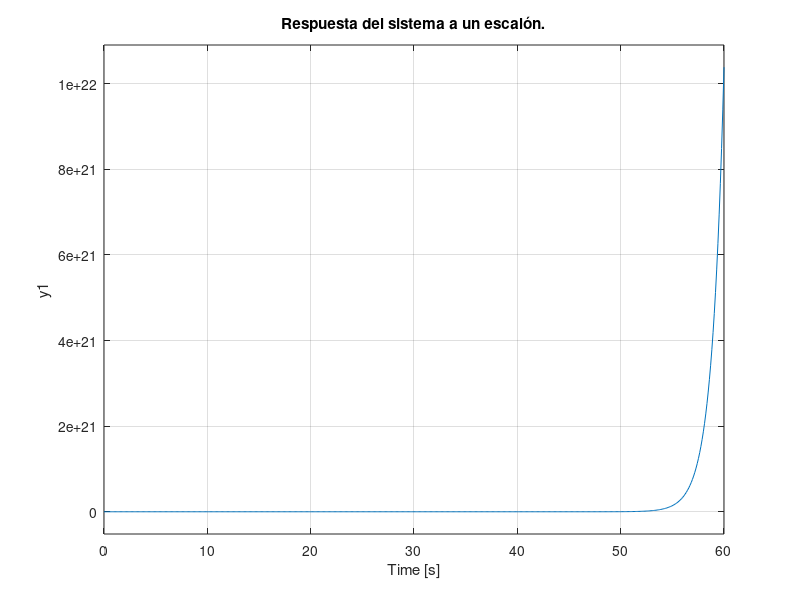

Reproduce this figure in MATLAB.
% Se definen las seis funciones del diagrama
s = tf ('s');
f_1 = 4*s / (10*s^2 + 4);
f_2 = 3 / (6*s + 16);
f_3 =(4*s + 10) / (4*s^3 + 9*s^2 + 5*s);
f_4 = 1 / (7*s + 10);
f_5 = (8*s + 8) / (s^3 + 2*s^2 + 3*s);
f_6 = (3*s + 2) / (5*s^2 + 7*s + 10);

% Se define el lazo cerrado con retorno positivo 
% De la función f_3
H_1 = feedback(f_3, 1, +1);

% Se define la conexión en paralelo
% De las funciones f_4 y f_5
H_2 = f_4 + f_5;

% Se define la conexión en serie de la parte inferior del diagrama
% Con las funciones H_1, H_2 y f_6
H_3 = H_1 * H_2 * f_6;

% Se define la conexión en paralelo final
% Con las funciones f_1, f_2 y H_low
H_final = f_1 + f_2 + H_3;

% Se grafica la respuesta al escalón del diagrama de bloque
figure();
step(H_final);
title("Respuesta del sistema a un escalón.");
grid on

% La función diverge hacia el infinito 
% Se analizan los polos para definir la inestabilidad del sistema
[H_z, H_p, H_k] = zpkdata(H_final);
H_p{1,1}
% El decimo polo de la parte real del sistema es positivo
% Con lo que se concluye que el sistema es inestable
